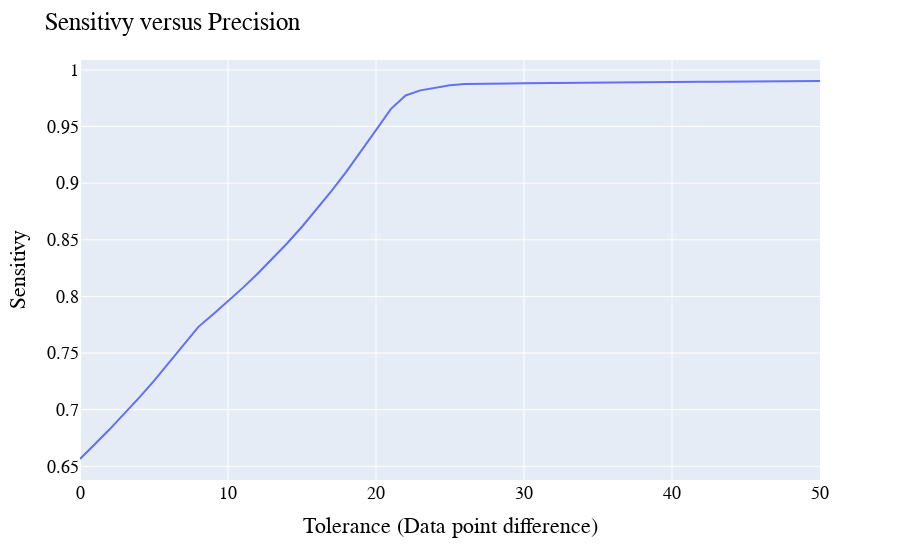

Notebook code cell kept with this figure:
### Code cell
import plotly.express as px
fig = px.line(x=tols, y=sens)
fig.update_layout(
    title="Sensitivy versus Precision",
    xaxis_title="Tolerance (Data point difference)",
    yaxis_title="Sensitivy",
    legend_title="Legend",
    font=dict(
        family="Courier New, monospace",
        size=18,
        color="Black"
    )
)
fig.show()

### Figure 1 — Plotly figure (JSON) as saved in the notebook; plotly's stock layout.template omitted (floating-point values rounded to 4 significant figures)
{"data": [{"hovertemplate": "x=%{x}<br>y=%{y}<extra></extra>", "legendgroup": "", "line": {"color": "#636efa", "dash": "solid"}, "mode": "lines", "name": "", "orientation": "v", "showlegend": false, "type": "scatter", "x": [50, 49, 48, 47, 46, 45, 44, 43, 42, 41, 40, 39, 38, 37, 36, 35, 34, 33, 32, 31, 30, 29, 28, 27, 26, 25, 24, 23, 22, 21, 20, 19, 18, 17, 16, 15, 14, 13, 12, 11, 10, 9, 8, 7, 6, 5, 4, 3, 2, 1, 0], "xaxis": "x", "y": [0.9902, 0.9902, 0.9901, 0.99, 0.9898, 0.9898, 0.9896, 0.9896, 0.9895, 0.9894, 0.9894, 0.9893, 0.9892, 0.9891, 0.9889, 0.9888, 0.9886, 0.9885, 0.9884, 0.9883, 0.9881, 0.988, 0.9879, 0.9878, 0.9876, 0.9865, 0.9845, 0.9819, 0.9775, 0.9654, 0.9468, 0.9282, 0.9102, 0.8931, 0.8769, 0.8615, 0.847, 0.8332, 0.82, 0.8076, 0.7957, 0.7843, 0.7731, 0.7572, 0.741, 0.7255, 0.7106, 0.6964, 0.6827, 0.6696, 0.6565], "yaxis": "y"}], "layout": {"font": {"color": "Black", "family": "Courier New, monospace", "size": 18}, "legend": {"title": {"text": "Legend"}, "tracegroupgap": 0}, "margin": {"t": 60}, "title": {"text": "Sensitivy versus Precision"}, "xaxis": {"anchor": "y", "domain": [0, 1], "title": {"text": "Tolerance (Data point difference)"}}, "yaxis": {"anchor": "x", "domain": [0, 1], "title": {"text": "Sensitivy"}}}}
